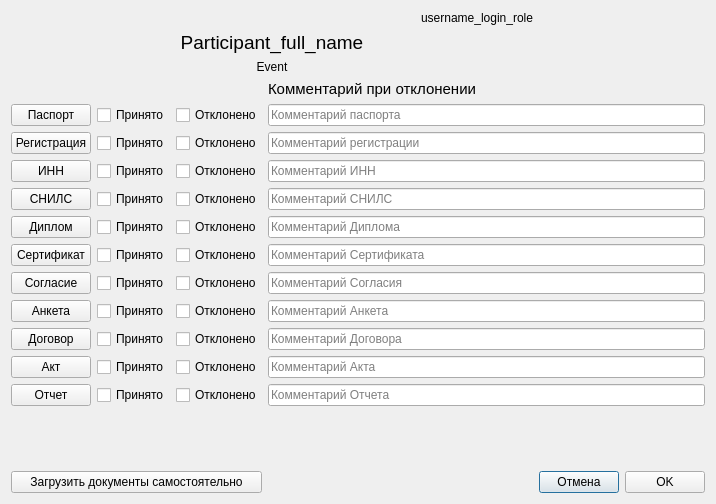
<?xml version="1.0" encoding="UTF-8"?>
<ui version="4.0">
 <class>Accept_docs</class>
 <widget class="QDialog" name="Accept_docs">
  <property name="geometry">
   <rect>
    <x>0</x>
    <y>0</y>
    <width>716</width>
    <height>504</height>
   </rect>
  </property>
  <property name="windowTitle">
   <string>Event</string>
  </property>
  <layout class="QGridLayout" name="gridLayout">
   <item row="1" column="0" colspan="4">
    <widget class="QLabel" name="label_participant_full_name">
     <property name="font">
      <font>
       <pointsize>14</pointsize>
      </font>
     </property>
     <property name="text">
      <string>Participant_full_name</string>
     </property>
     <property name="alignment">
      <set>Qt::AlignCenter</set>
     </property>
    </widget>
   </item>
   <item row="10" column="2">
    <widget class="QCheckBox" name="checkBox_reject_agree">
     <property name="text">
      <string>Отклонено</string>
     </property>
    </widget>
   </item>
   <item row="16" column="4">
    <widget class="QPushButton" name="pushButton_Cancel">
     <property name="text">
      <string>Отмена</string>
     </property>
    </widget>
   </item>
   <item row="12" column="0">
    <widget class="QPushButton" name="pushButton_open_contract">
     <property name="text">
      <string>Договор</string>
     </property>
    </widget>
   </item>
   <item row="5" column="3" colspan="3">
    <widget class="QLineEdit" name="lineEdit_registration_comment">
     <property name="placeholderText">
      <string>Комментарий регистрации</string>
     </property>
    </widget>
   </item>
   <item row="4" column="0">
    <widget class="QPushButton" name="pushButton_open_passport">
     <property name="text">
      <string>Паспорт</string>
     </property>
    </widget>
   </item>
   <item row="13" column="2">
    <widget class="QCheckBox" name="checkBox_reject_act">
     <property name="text">
      <string>Отклонено</string>
     </property>
    </widget>
   </item>
   <item row="10" column="1">
    <widget class="QCheckBox" name="checkBox_accept_agree">
     <property name="text">
      <string>Принято</string>
     </property>
    </widget>
   </item>
   <item row="16" column="0" colspan="3">
    <widget class="QPushButton" name="pushButton_upload_docs">
     <property name="text">
      <string>Загрузить документы самостоятельно</string>
     </property>
    </widget>
   </item>
   <item row="9" column="0">
    <widget class="QPushButton" name="pushButton_open_sertificate">
     <property name="text">
      <string>Сертификат</string>
     </property>
    </widget>
   </item>
   <item row="13" column="0">
    <widget class="QPushButton" name="pushButton_open_act">
     <property name="text">
      <string>Акт</string>
     </property>
    </widget>
   </item>
   <item row="14" column="0">
    <widget class="QPushButton" name="pushButton_open_report">
     <property name="text">
      <string>Отчет</string>
     </property>
    </widget>
   </item>
   <item row="6" column="2">
    <widget class="QCheckBox" name="checkBox_reject_inn">
     <property name="text">
      <string>Отклонено</string>
     </property>
    </widget>
   </item>
   <item row="9" column="3" colspan="3">
    <widget class="QLineEdit" name="lineEdit_sertificate_comment">
     <property name="placeholderText">
      <string>Комментарий Сертификата</string>
     </property>
    </widget>
   </item>
   <item row="6" column="1">
    <widget class="QCheckBox" name="checkBox_accept_inn">
     <property name="text">
      <string>Принято</string>
     </property>
    </widget>
   </item>
   <item row="7" column="0">
    <widget class="QPushButton" name="pushButton_open_snils">
     <property name="text">
      <string>СНИЛС</string>
     </property>
    </widget>
   </item>
   <item row="11" column="0">
    <widget class="QPushButton" name="pushButton_open_survey">
     <property name="text">
      <string>Анкета</string>
     </property>
    </widget>
   </item>
   <item row="16" column="3">
    <spacer name="horizontalSpacer">
     <property name="orientation">
      <enum>Qt::Horizontal</enum>
     </property>
     <property name="sizeHint" stdset="0">
      <size>
       <width>40</width>
       <height>20</height>
      </size>
     </property>
    </spacer>
   </item>
   <item row="6" column="0">
    <widget class="QPushButton" name="pushButton_open_inn">
     <property name="text">
      <string>ИНН</string>
     </property>
    </widget>
   </item>
   <item row="5" column="2">
    <widget class="QCheckBox" name="checkBox_reject_registration">
     <property name="text">
      <string>Отклонено</string>
     </property>
    </widget>
   </item>
   <item row="11" column="2">
    <widget class="QCheckBox" name="checkBox_reject_survey">
     <property name="text">
      <string>Отклонено</string>
     </property>
    </widget>
   </item>
   <item row="8" column="2">
    <widget class="QCheckBox" name="checkBox_reject_diploma">
     <property name="text">
      <string>Отклонено</string>
     </property>
    </widget>
   </item>
   <item row="7" column="3" colspan="3">
    <widget class="QLineEdit" name="lineEdit_snils_comment">
     <property name="placeholderText">
      <string>Комментарий СНИЛС</string>
     </property>
    </widget>
   </item>
   <item row="5" column="0">
    <widget class="QPushButton" name="pushButton_open_registration">
     <property name="text">
      <string>Регистрация</string>
     </property>
    </widget>
   </item>
   <item row="14" column="3" colspan="3">
    <widget class="QLineEdit" name="lineEdit_report_comment">
     <property name="placeholderText">
      <string>Комментарий Отчета</string>
     </property>
    </widget>
   </item>
   <item row="7" column="2">
    <widget class="QCheckBox" name="checkBox_reject_snils">
     <property name="text">
      <string>Отклонено</string>
     </property>
    </widget>
   </item>
   <item row="8" column="1">
    <widget class="QCheckBox" name="checkBox_accept_diploma">
     <property name="text">
      <string>Принято</string>
     </property>
    </widget>
   </item>
   <item row="9" column="2">
    <widget class="QCheckBox" name="checkBox_reject_sertificate">
     <property name="text">
      <string>Отклонено</string>
     </property>
    </widget>
   </item>
   <item row="13" column="3" colspan="3">
    <widget class="QLineEdit" name="lineEdit_act_comment">
     <property name="placeholderText">
      <string>Комментарий Акта</string>
     </property>
    </widget>
   </item>
   <item row="5" column="1">
    <widget class="QCheckBox" name="checkBox_accept_registration">
     <property name="text">
      <string>Принято</string>
     </property>
    </widget>
   </item>
   <item row="14" column="1">
    <widget class="QCheckBox" name="checkBox_accept_report">
     <property name="text">
      <string>Принято</string>
     </property>
    </widget>
   </item>
   <item row="14" column="2">
    <widget class="QCheckBox" name="checkBox_reject_report">
     <property name="text">
      <string>Отклонено</string>
     </property>
    </widget>
   </item>
   <item row="13" column="1">
    <widget class="QCheckBox" name="checkBox_accept_act">
     <property name="text">
      <string>Принято</string>
     </property>
    </widget>
   </item>
   <item row="9" column="1">
    <widget class="QCheckBox" name="checkBox_accept_sertificate">
     <property name="text">
      <string>Принято</string>
     </property>
    </widget>
   </item>
   <item row="15" column="2">
    <spacer name="verticalSpacer_2">
     <property name="orientation">
      <enum>Qt::Vertical</enum>
     </property>
     <property name="sizeHint" stdset="0">
      <size>
       <width>20</width>
       <height>40</height>
      </size>
     </property>
    </spacer>
   </item>
   <item row="0" column="3">
    <widget class="QLabel" name="label_username_login_role">
     <property name="text">
      <string>username_login_role</string>
     </property>
     <property name="alignment">
      <set>Qt::AlignRight|Qt::AlignTrailing|Qt::AlignVCenter</set>
     </property>
    </widget>
   </item>
   <item row="4" column="1">
    <widget class="QCheckBox" name="checkBox_accept_passport">
     <property name="text">
      <string>Принято</string>
     </property>
    </widget>
   </item>
   <item row="10" column="0">
    <widget class="QPushButton" name="pushButton_open_agree">
     <property name="text">
      <string>Согласие</string>
     </property>
    </widget>
   </item>
   <item row="4" column="2">
    <widget class="QCheckBox" name="checkBox_reject_passport">
     <property name="text">
      <string>Отклонено</string>
     </property>
    </widget>
   </item>
   <item row="16" column="5">
    <widget class="QPushButton" name="pushButton_Ok">
     <property name="text">
      <string>OK</string>
     </property>
    </widget>
   </item>
   <item row="12" column="2">
    <widget class="QCheckBox" name="checkBox_reject_contract">
     <property name="text">
      <string>Отклонено</string>
     </property>
    </widget>
   </item>
   <item row="8" column="3" colspan="3">
    <widget class="QLineEdit" name="lineEdit_diplom_comment">
     <property name="placeholderText">
      <string>Комментарий Диплома</string>
     </property>
    </widget>
   </item>
   <item row="8" column="0">
    <widget class="QPushButton" name="pushButton_open_diploma">
     <property name="text">
      <string>Диплом</string>
     </property>
    </widget>
   </item>
   <item row="6" column="3" colspan="3">
    <widget class="QLineEdit" name="lineEdit_inn_comment">
     <property name="placeholderText">
      <string>Комментарий ИНН</string>
     </property>
    </widget>
   </item>
   <item row="4" column="3" colspan="3">
    <widget class="QLineEdit" name="lineEdit_passport_comment">
     <property name="placeholderText">
      <string>Комментарий паспорта</string>
     </property>
    </widget>
   </item>
   <item row="10" column="3" colspan="3">
    <widget class="QLineEdit" name="lineEdit_agree_comment">
     <property name="placeholderText">
      <string>Комментарий Согласия</string>
     </property>
    </widget>
   </item>
   <item row="11" column="3" colspan="3">
    <widget class="QLineEdit" name="lineEdit_survey_comment">
     <property name="placeholderText">
      <string>Комментарий Анкета</string>
     </property>
    </widget>
   </item>
   <item row="11" column="1">
    <widget class="QCheckBox" name="checkBox_accept_survey">
     <property name="text">
      <string>Принято</string>
     </property>
    </widget>
   </item>
   <item row="12" column="1">
    <widget class="QCheckBox" name="checkBox_accept_contract">
     <property name="text">
      <string>Принято</string>
     </property>
    </widget>
   </item>
   <item row="12" column="3" colspan="3">
    <widget class="QLineEdit" name="lineEdit_contract_comment">
     <property name="placeholderText">
      <string>Комментарий Договора</string>
     </property>
    </widget>
   </item>
   <item row="7" column="1">
    <widget class="QCheckBox" name="checkBox_accept_snils">
     <property name="text">
      <string>Принято</string>
     </property>
    </widget>
   </item>
   <item row="2" column="0" colspan="4">
    <widget class="QLabel" name="label_event">
     <property name="text">
      <string>Event</string>
     </property>
     <property name="alignment">
      <set>Qt::AlignCenter</set>
     </property>
    </widget>
   </item>
   <item row="3" column="3">
    <widget class="QLabel" name="label_comment">
     <property name="font">
      <font>
       <pointsize>11</pointsize>
      </font>
     </property>
     <property name="text">
      <string>Комментарий при отклонении</string>
     </property>
    </widget>
   </item>
  </layout>
 </widget>
 <tabstops>
  <tabstop>pushButton_open_passport</tabstop>
  <tabstop>checkBox_accept_passport</tabstop>
  <tabstop>checkBox_reject_passport</tabstop>
  <tabstop>lineEdit_passport_comment</tabstop>
  <tabstop>pushButton_open_registration</tabstop>
  <tabstop>checkBox_accept_registration</tabstop>
  <tabstop>checkBox_reject_registration</tabstop>
  <tabstop>lineEdit_registration_comment</tabstop>
  <tabstop>pushButton_open_inn</tabstop>
  <tabstop>checkBox_accept_inn</tabstop>
  <tabstop>checkBox_reject_inn</tabstop>
  <tabstop>lineEdit_inn_comment</tabstop>
  <tabstop>pushButton_open_snils</tabstop>
  <tabstop>checkBox_accept_snils</tabstop>
  <tabstop>checkBox_reject_snils</tabstop>
  <tabstop>lineEdit_snils_comment</tabstop>
  <tabstop>pushButton_open_diploma</tabstop>
  <tabstop>checkBox_accept_diploma</tabstop>
  <tabstop>checkBox_reject_diploma</tabstop>
  <tabstop>lineEdit_diplom_comment</tabstop>
  <tabstop>pushButton_open_sertificate</tabstop>
  <tabstop>checkBox_accept_sertificate</tabstop>
  <tabstop>checkBox_reject_sertificate</tabstop>
  <tabstop>lineEdit_sertificate_comment</tabstop>
  <tabstop>pushButton_open_agree</tabstop>
  <tabstop>checkBox_accept_agree</tabstop>
  <tabstop>checkBox_reject_agree</tabstop>
  <tabstop>lineEdit_agree_comment</tabstop>
  <tabstop>pushButton_open_survey</tabstop>
  <tabstop>checkBox_accept_survey</tabstop>
  <tabstop>checkBox_reject_survey</tabstop>
  <tabstop>lineEdit_survey_comment</tabstop>
  <tabstop>pushButton_open_contract</tabstop>
  <tabstop>checkBox_accept_contract</tabstop>
  <tabstop>checkBox_reject_contract</tabstop>
  <tabstop>lineEdit_contract_comment</tabstop>
  <tabstop>pushButton_open_act</tabstop>
  <tabstop>checkBox_accept_act</tabstop>
  <tabstop>checkBox_reject_act</tabstop>
  <tabstop>lineEdit_act_comment</tabstop>
  <tabstop>pushButton_open_report</tabstop>
  <tabstop>checkBox_accept_report</tabstop>
  <tabstop>checkBox_reject_report</tabstop>
  <tabstop>lineEdit_report_comment</tabstop>
  <tabstop>pushButton_upload_docs</tabstop>
  <tabstop>pushButton_Cancel</tabstop>
  <tabstop>pushButton_Ok</tabstop>
 </tabstops>
 <resources/>
 <connections>
  <connection>
   <sender>checkBox_reject_passport</sender>
   <signal>stateChanged(int)</signal>
   <receiver>Accept_docs</receiver>
   <slot>show()</slot>
   <hints>
    <hint type="sourcelabel">
     <x>258</x>
     <y>95</y>
    </hint>
    <hint type="destinationlabel">
     <x>349</x>
     <y>236</y>
    </hint>
   </hints>
  </connection>
  <connection>
   <sender>checkBox_accept_passport</sender>
   <signal>stateChanged(int)</signal>
   <receiver>Accept_docs</receiver>
   <slot>show()</slot>
   <hints>
    <hint type="sourcelabel">
     <x>156</x>
     <y>95</y>
    </hint>
    <hint type="destinationlabel">
     <x>349</x>
     <y>236</y>
    </hint>
   </hints>
  </connection>
  <connection>
   <sender>lineEdit_passport_comment</sender>
   <signal>textChanged(QString)</signal>
   <receiver>Accept_docs</receiver>
   <slot>show()</slot>
   <hints>
    <hint type="sourcelabel">
     <x>503</x>
     <y>95</y>
    </hint>
    <hint type="destinationlabel">
     <x>349</x>
     <y>236</y>
    </hint>
   </hints>
  </connection>
  <connection>
   <sender>pushButton_open_passport</sender>
   <signal>clicked()</signal>
   <receiver>Accept_docs</receiver>
   <slot>show()</slot>
   <hints>
    <hint type="sourcelabel">
     <x>57</x>
     <y>95</y>
    </hint>
    <hint type="destinationlabel">
     <x>349</x>
     <y>236</y>
    </hint>
   </hints>
  </connection>
  <connection>
   <sender>pushButton_Ok</sender>
   <signal>clicked()</signal>
   <receiver>Accept_docs</receiver>
   <slot>show()</slot>
   <hints>
    <hint type="sourcelabel">
     <x>650</x>
     <y>459</y>
    </hint>
    <hint type="destinationlabel">
     <x>349</x>
     <y>243</y>
    </hint>
   </hints>
  </connection>
  <connection>
   <sender>pushButton_Cancel</sender>
   <signal>clicked()</signal>
   <receiver>Accept_docs</receiver>
   <slot>close()</slot>
   <hints>
    <hint type="sourcelabel">
     <x>564</x>
     <y>459</y>
    </hint>
    <hint type="destinationlabel">
     <x>349</x>
     <y>243</y>
    </hint>
   </hints>
  </connection>
  <connection>
   <sender>pushButton_upload_docs</sender>
   <signal>clicked()</signal>
   <receiver>Accept_docs</receiver>
   <slot>show()</slot>
   <hints>
    <hint type="sourcelabel">
     <x>211</x>
     <y>459</y>
    </hint>
    <hint type="destinationlabel">
     <x>357</x>
     <y>243</y>
    </hint>
   </hints>
  </connection>
 </connections>
</ui>
